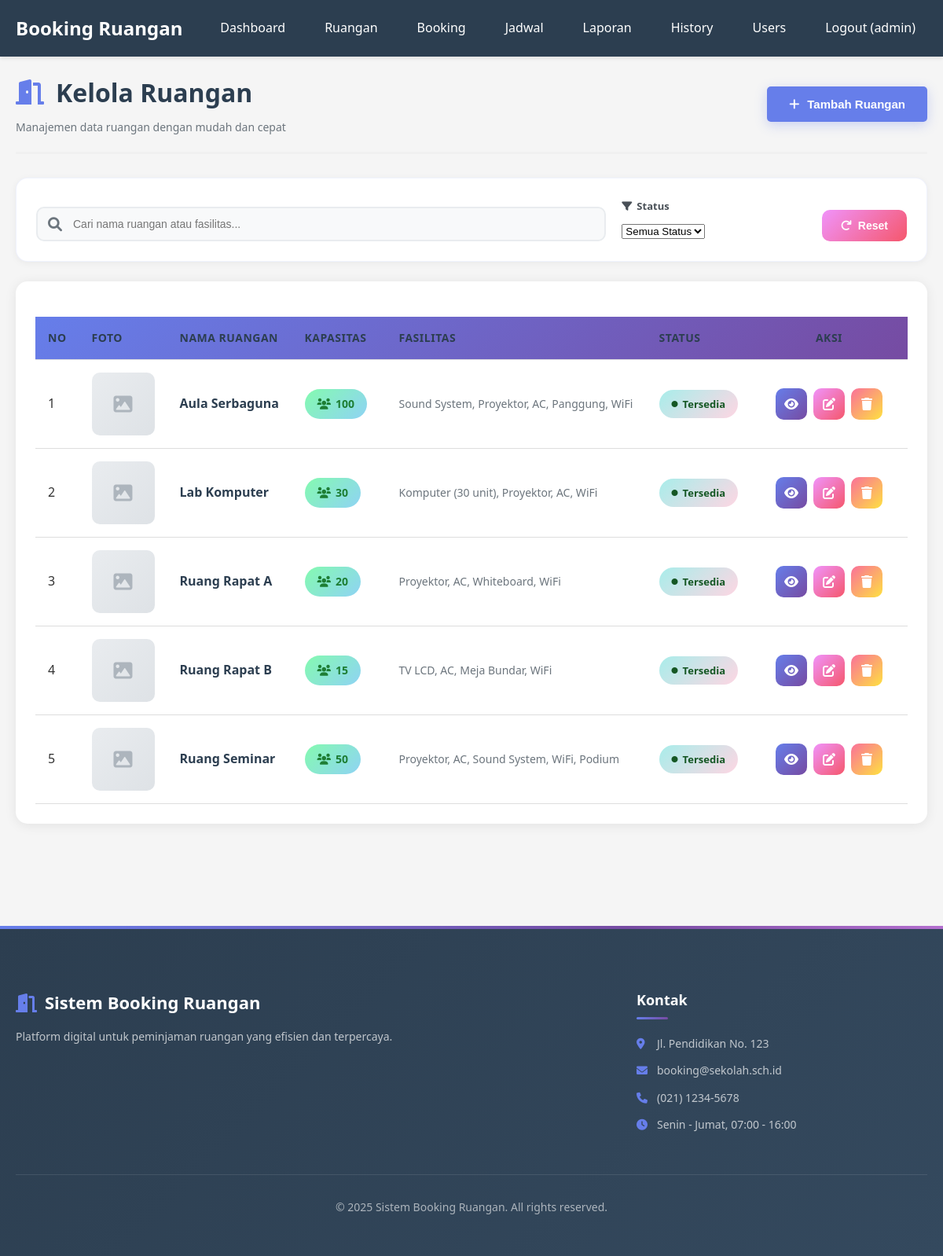
Screenshot of /admin/ruangan.php (signed in) with the database file from the repository.
### tables this page shows
CREATE TABLE IF NOT EXISTS ruangan (
    id INT AUTO_INCREMENT PRIMARY KEY,
    nama_ruangan VARCHAR(100) NOT NULL,
    kapasitas INT NOT NULL,
    fasilitas TEXT,
    lokasi VARCHAR(255) DEFAULT NULL,
    status ENUM('tersedia', 'maintenance') DEFAULT 'tersedia',
    foto VARCHAR(255),
    created_at TIMESTAMP DEFAULT CURRENT_TIMESTAMP
);

### admin/ruangan.php (the view, shortened to what this page needs)
<?php
require_once '../config/database.php';
$search = isset($_GET['search']) ? clean_input($_GET['search']) : '';
$page = isset($_GET['page']) ? (int)$_GET['page'] : 1;
$limit = 10;
$offset = ($page - 1) * $limit;
$where = "WHERE 1=1";
$query = "SELECT * FROM ruangan $where ORDER BY nama_ruangan ASC LIMIT $limit OFFSET $offset";
$result = mysqli_query($conn, $query);
?>
<!DOCTYPE html>
<html lang="id">
<head>
    <link rel="stylesheet" href="../assets/css/style.css">
    <link rel="stylesheet" href="https://cdnjs.cloudflare.com/ajax/libs/font-awesome/6.0.0/css/all.min.css">
</head>
<body>
    <?php include '../includes/navbar.php'; ?>
    <div class="container">
        <div class="page-header-manage">
            <div>
                <h1><i class="fas fa-door-open"></i> Kelola Ruangan</h1>
                <p class="page-subtitle">Manajemen data ruangan dengan mudah dan cepat</p>
            </div>
            <button onclick="openAddModal()" class="btn btn-primary btn-add-new">
                <i class="fas fa-plus"></i> Tambah Ruangan
            </button>
        </div>
        <div class="manage-filter-section">
            <div class="filter-container-manage">
                <div class="search-box-manage">
                    <div class="search-wrapper">
                        <input type="text" id="searchInput" placeholder="Cari nama ruangan atau fasilitas..." value="<?php echo htmlspecialchars($search); ?>">
                    </div>
                </div>
                <div class="filter-group-manage">
                    <div class="filter-item-manage">
                        <label><i class="fas fa-filter"></i> Status</label>
                        <select id="statusFilter" class="filter-select-manage">
                            <option value="">Semua Status</option>
                        </select>
                    </div>
                    <button onclick="resetFilters()" class="reset-filters-btn">
                        <i class="fas fa-redo"></i> Reset
                    </button>
                </div>
            </div>
        </div>
        <div class="card manage-card">
            <div class="manage-table-container">
                <table class="table manage-table">
                    <thead>
                        <tr>
                            <th style="width: 50px;">No</th>
                            <th style="width: 100px;">Foto</th>
                            <th>Nama Ruangan</th>
                            <th style="width: 120px;">Kapasitas</th>
                            <th>Fasilitas</th>
                            <th style="width: 120px;">Status</th>
                            <th style="width: 200px;" class="text-center">Aksi</th>
                        </tr>
                    </thead>
                    <tbody>
                        <?php if (mysqli_num_rows($result) > 0): ?>
                            <?php $no = $offset + 1; ?>
                            <?php while ($row = mysqli_fetch_assoc($result)): ?>
                                <tr id="row-<?php echo $row['id']; ?>" class="manage-table-row">
                                    <td><?php echo $no++; ?></td>
                                    <td>
                                        <?php if ($row['foto']): ?>
                                            <img src="../uploads/<?php echo $row['foto']; ?>"
                                                 alt="<?php echo $row['nama_ruangan']; ?>"
                                                 class="room-thumbnail-img"
                                                 onclick="showImageModal(this.src, '<?php echo $row['nama_ruangan']; ?>')">
                                        <?php else: ?>
                                            <div class="room-thumbnail-placeholder">
                                                <i class="fas fa-image"></i>
                                            </div>
                                        <?php endif; ?>
                                    </td>
                                    <td>
                                        <strong class="room-name-text"><?php echo $row['nama_ruangan']; ?></strong>
                                    </td>
                                    <td>
                                        <span class="capacity-badge">
                                            <i class="fas fa-users"></i> <?php echo $row['kapasitas']; ?>
                                        </span>
                                    </td>
                                    <td>
                                        <div class="facilities-text" title="<?php echo htmlspecialchars($row['fasilitas']); ?>">
                                            <?php
                                            $fasilitas = $row['fasilitas'];
                                            echo strlen($fasilitas) > 60 ? substr($fasilitas, 0, 60) . '...' : $fasilitas;
                                            ?>
                                        </div>
                                    </td>
                                    <td>
                                        <span class="status-badge status-<?php echo $row['status']; ?>">
                                            <i class="fas fa-circle"></i> <?php echo ucfirst($row['status']); ?>
                                        </span>
                                    </td>
                                    <td>
                                        <div class="action-buttons-group">
                                            <button onclick="viewRoom(<?php echo $row['id']; ?>)"
                                                    class="btn-action btn-view"
                                                    title="Lihat Detail">
                                                <i class="fas fa-eye"></i>
                                            </button>
                                            <button onclick="editRoom(<?php echo $row['id']; ?>)"
                                                    class="btn-action btn-edit"
                                                    title="Edit">
                                                <i class="fas fa-edit"></i>
                                            </button>
                                            <button onclick="deleteRoom(<?php echo $row['id']; ?>, '<?php echo htmlspecialchars($row['nama_ruangan']); ?>')"
                                                    class="btn-action btn-delete"
                                                    title="Hapus">
                                                <i class="fas fa-trash"></i>
                                            </button>
                                        </div>
                                    </td>
                                </tr>
                            <?php endwhile; ?>
                        <?php endif; ?>
                    </tbody>
                </table>
            </div>
        </div>
    </div>
    <?php include '../includes/footer.php'; ?>
</body>
</html>

### rows the page displays
ruangan: nama_ruangan "Aula Serbaguna", kapasitas "100", fasilitas "Sound System, Proyektor, AC, Panggung, WiFi", status "Tersedia"
ruangan: nama_ruangan "Lab Komputer", kapasitas "30", fasilitas "Komputer (30 unit), Proyektor, AC, WiFi", status "Tersedia"
ruangan: nama_ruangan "Ruang Rapat A", kapasitas "20", fasilitas "Proyektor, AC, Whiteboard, WiFi", status "Tersedia"
ruangan: nama_ruangan "Ruang Rapat B", kapasitas "15", fasilitas "TV LCD, AC, Meja Bundar, WiFi", status "Tersedia"
ruangan: nama_ruangan "Ruang Seminar", kapasitas "50", fasilitas "Proyektor, AC, Sound System, WiFi, Podium", status "Tersedia"

### other values shown
$_SESSION['username'] "admin"
